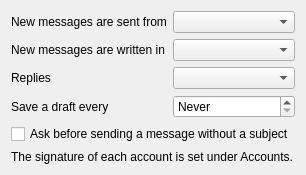
<?xml version="1.0" encoding="UTF-8"?>
<ui version="4.0">
 <class>SettingsWriting</class>
 <widget class="QWidget" name="SettingsWriting">
  <layout class="QFormLayout" name="form">
   <item row="0" column="0">
    <widget class="QLabel" name="formLabel0">
     <property name="text">
      <string>New messages are sent from</string>
     </property>
     <property name="buddy">
      <cstring>defaultAccount</cstring>
     </property>
    </widget>
   </item>
   <item row="0" column="1">
    <widget class="QComboBox" name="defaultAccount" />
   </item>
   <item row="1" column="0">
    <widget class="QLabel" name="formLabel1">
     <property name="text">
      <string>New messages are written in</string>
     </property>
     <property name="buddy">
      <cstring>composeHtml</cstring>
     </property>
    </widget>
   </item>
   <item row="1" column="1">
    <widget class="QComboBox" name="composeHtml" />
   </item>
   <item row="2" column="0">
    <widget class="QLabel" name="formLabel2">
     <property name="text">
      <string>Replies</string>
     </property>
     <property name="buddy">
      <cstring>replyQuoteBox</cstring>
     </property>
    </widget>
   </item>
   <item row="2" column="1">
    <widget class="QComboBox" name="replyQuoteBox" />
   </item>
   <item row="3" column="0">
    <widget class="QLabel" name="formLabel3">
     <property name="text">
      <string>Save a draft every</string>
     </property>
     <property name="buddy">
      <cstring>autosave</cstring>
     </property>
    </widget>
   </item>
   <item row="3" column="1">
    <widget class="QSpinBox" name="autosave">
     <property name="suffix">
      <string> seconds</string>
     </property>
     <property name="specialValueText">
      <string>Never</string>
     </property>
    </widget>
   </item>
   <item row="4" column="0" colspan="2">
    <widget class="QCheckBox" name="warnNoSubject">
     <property name="text">
      <string>Ask before sending a message without a subject</string>
     </property>
    </widget>
   </item>
   <item row="5" column="0" colspan="2">
    <widget class="QLabel" name="signatureNote">
     <property name="text">
      <string>The signature of each account is set under Accounts.</string>
     </property>
    </widget>
   </item>
  </layout>
 </widget>
 <resources />
 <connections />
</ui>
